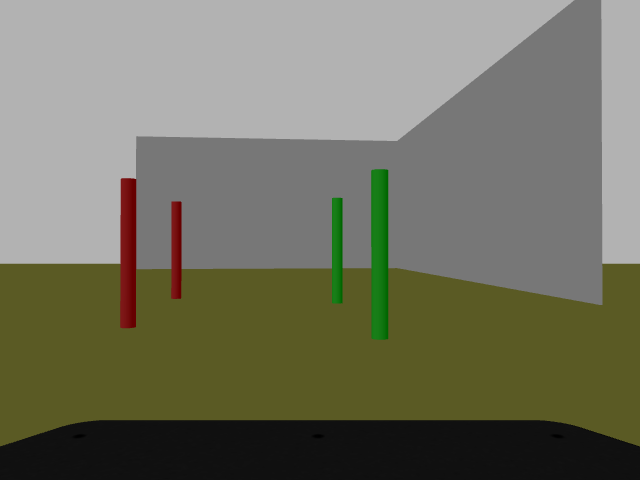
#> input picture Data/capture4.png, 640 x 480 px
$ python LAR_robot.py
#> lines starting #> are read from the running program, lines starting #| are printed output that depends on the picture; after the words box and inside, x2 and y2 are one past the last pixel; in counts of white or black regions, pixels touching at a corner belong together
import cv2
import math
import numpy as np
robot_position = [0, 0, 0]
K_RGB = np.array([[554.25469119, 0, 320.5],
 [  0, 554.25469119, 240.5],
 [  0, 0, 1]])

class Bannister:
    def __init__(self, color, x, y, z, standing):
        self.color = color
        self.x = x
        self.y = y
        self.z = z
        self.standing = standing
    def __str__(self):      # for printing
        stand = "standing"if self.standing else "fallen"
        return "position: [{:.3}, {:.3}, {:.3}]".format(self.x, self.y, self.z) + ", color: '" + self.color + "', state: " + stand
    def __lt__(self, other): # for comparing two nodes
        return  self.distance() > other.distance()
    def distance(self):
        return math.sqrt(pow((self.x - robot_position[0]),2) + pow((self.y - robot_position[1]),2) + pow((self.z - robot_position[2]),2))

def distance_from_rgb(x, y, w , h):
    # code from LAR laboratory
    u1_homogeneous = np.array([(y+h)/2, x, 1])
    u2_homogeneous = np.array([(y+h)/2, x+w , 1])
    x1 = np.linalg.inv(K_RGB) @ u1_homogeneous
    x2 = np.linalg.inv(K_RGB) @ u2_homogeneous
    cos_alpha = np.dot(x1, x2) / (np.linalg.norm(x1) * np.linalg.norm(x2))
    alpha = np.arccos(cos_alpha)
    return 0.025 / np.sin(alpha / 2)

def real_position(x, y, z):
    u_mid_homogeneous = np.array([y, x, 1])
    return np.linalg.inv(K_RGB) @ u_mid_homogeneous * z

# [4 lines of commented-out code are left out]
img = cv2.imread("../Data/capture4.png")
#> img is the input picture: shape (480, 640, 3); mean B, G, R 97.1, 114.9, 114.6
HSV = cv2.cvtColor(img, cv2.COLOR_BGR2HSV)
#> HSV: shape (480, 640, 3); mean H, S, V 10, 52, 116

# robot.get_depth_image()
depth = np.full((640, 480), None) #for depth information use the line above

color_min = [(0, 35, 25), (49, 30, 25), (107, 30, 25)] # for R, G, B in format (h_min, s_min, v_min)
color_max = [(15, 255, 255), (77, 255, 255), (135, 255, 255)] # for R, G, B in format (h_max, s_max, v_max)

imgContour = img.copy()  # for debug
bannisters = []

for i in range(3):
    color = "Red"
    if i == 1: color = "Green"
    elif i == 2: color = "Blue"
    frame_threshold = cv2.inRange(HSV, color_min[i], color_max[i])
    contours, hierarchy = cv2.findContours(frame_threshold, cv2.RETR_EXTERNAL, cv2.CHAIN_APPROX_NONE)
    for cnt in contours:
        area = cv2.contourArea(cnt)
        if area < 500:
            continue
        x, y, w, h = cv2.boundingRect(cnt)
        approx = cv2.approxPolyDP(cnt, 0.02 * cv2.arcLength(cnt, True), True)
        if len(approx) > 4: # not a square
            cv2.drawContours(imgContour, cnt, -1, (0, 0, 255), 2)
            continue
        standing = True
        if float(h) / w > 8: #standing Bannister
            imgContour = cv2.drawContours(imgContour, cnt, -1, (255, 0, 0), 2)
            imgContour = cv2.putText(imgContour, color, (x, y - 3), cv2.FONT_HERSHEY_COMPLEX, 0.4, (0, 0, 0), 1)
        elif float(w) / h > 8: # Bannister on the floor
            cv2.drawContours(imgContour, cnt, -1, (0, 0, 255), 2)
            standing = False
        else:
            print(float(h) / w)
            print("Invalid ratio")
            continue
        mid = (int(x + w / 2), int(y + h / 2))
        z = depth[mid[0], mid[1]]
        if z is None:
            z = distance_from_rgb(x, y, w, h)
        b_x, b_y, b_z = real_position(mid[0], mid[1], z)
        new = Bannister(color, b_x, b_y, b_z, standing)
        bannisters.append(new)
#> this loop made 3 passes
#> pass 1, `frame_threshold = cv2.inRange(HSV, color_min[i], color_max[i])`:
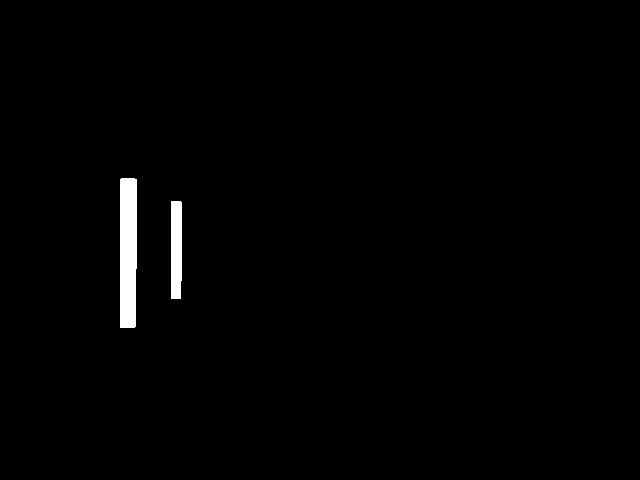
#> frame_threshold: shape (480, 640); 1.2% white; 2 white regions, box (x1, y1, x2, y2) and area: (120, 178, 137, 328) 2487, (171, 201, 182, 299) 1059
#> pass 2, `frame_threshold = cv2.inRange(HSV, color_min[i], color_max[i])`:
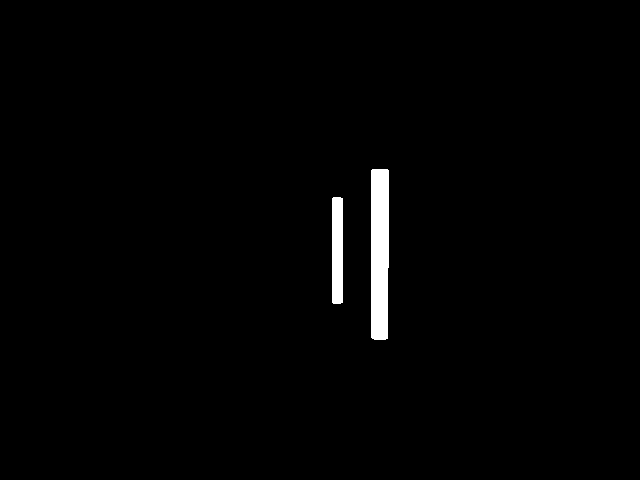
#> frame_threshold: shape (480, 640); 1.4% white; 2 white regions, box (x1, y1, x2, y2) and area: (371, 169, 389, 340) 2998, (332, 197, 343, 304) 1171
#> after the loop:
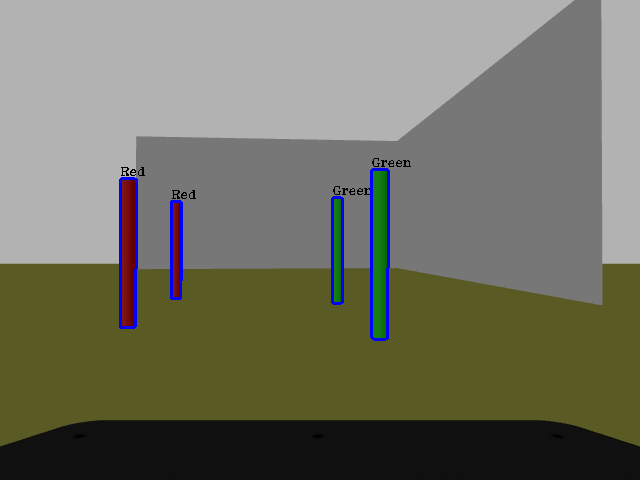
#> imgContour: shape (480, 640, 3); 1.24% of pixels changed, all inside (x1, y1, x2, y2) = (119, 158, 411, 341)
#> after the loop, bannisters = 4 items

#out = cv2.connectedComponentsWithStats(frame_threshold)

cv2.imshow("Image", img) #show the image on screen
#cv2.imshow("Image threshold", frame_threshold) #show the image on screen
cv2.imshow("Image contours", imgContour) #show the image on screen
for b in bannisters:
    print(b)
#> this loop made 4 passes
#| position: [-0.339, -0.311, 2.67], color: 'Red', state: standing
#| position: [-0.214, -0.357, 1.76], color: 'Red', state: standing
#| position: [-0.344, 0.471, 2.71], color: 'Green', state: standing
#| position: [-0.203, 0.425, 1.69], color: 'Green', state: standing
cv2.waitKey(0)

$ run again, with Data/capture2.png copied over Data/capture4.png
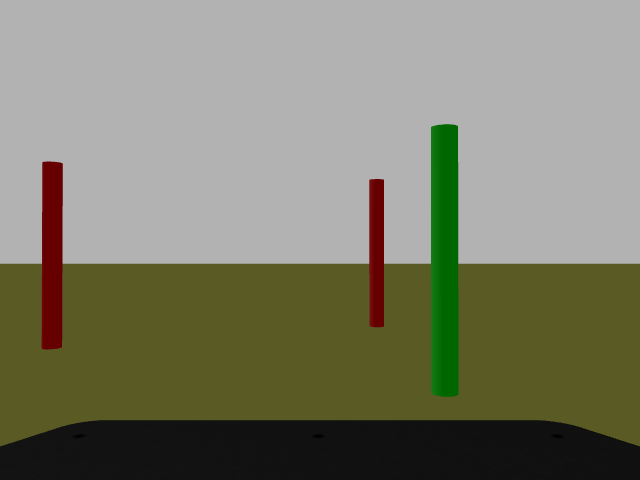
#> input picture Data/capture2.png, 640 x 480 px
#> img is the input picture: shape (480, 640, 3); mean B, G, R 107.1, 126.4, 126
#> HSV: shape (480, 640, 3); mean H, S, V 10.9, 58.7, 128.4
#> the loop `for i in range(3):` made 3 passes
#> pass 1, `frame_threshold = cv2.inRange(HSV, color_min[i], color_max[i])`:
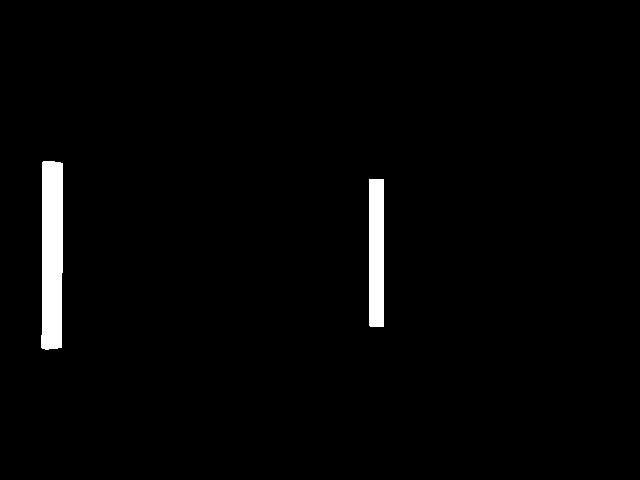
#> frame_threshold: shape (480, 640); 2% white; 2 white regions, box (x1, y1, x2, y2) and area: (41, 161, 63, 350) 3874, (369, 179, 384, 327) 2219
#> after the loop `for i in range(3):`:
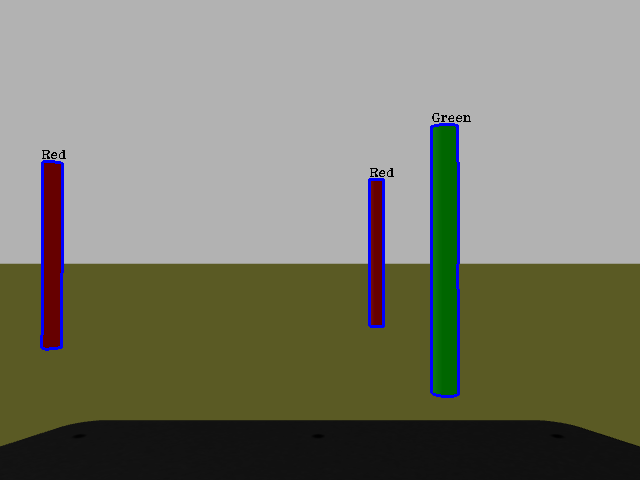
#> imgContour: shape (480, 640, 3); 1.38% of pixels changed, all inside (x1, y1, x2, y2) = (40, 113, 471, 398)
#> after the loop `for i in range(3):`: bannisters = 3 items
#> the loop `for b in bannisters:` made 3 passes
#| position: [-0.247, 0.496, 2.03], color: 'Red', state: standing
#| position: [-0.171, -0.491, 1.44], color: 'Red', state: standing
#| position: [-0.125, 0.423, 1.15], color: 'Green', state: standing

$ run again, with Data/capture3.png copied over Data/capture4.png
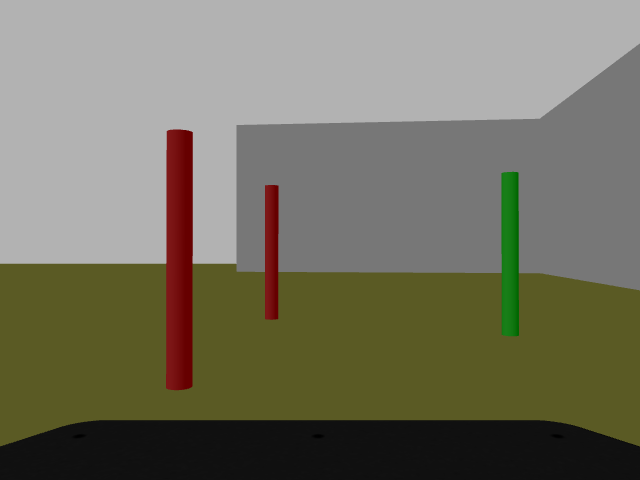
#> input picture Data/capture3.png, 640 x 480 px
#> img is the input picture: shape (480, 640, 3); mean B, G, R 97.8, 115.1, 117
#> HSV: shape (480, 640, 3); mean H, S, V 9.7, 54.9, 117.9
#> the loop `for i in range(3):` made 3 passes
#> pass 1, `frame_threshold = cv2.inRange(HSV, color_min[i], color_max[i])`:
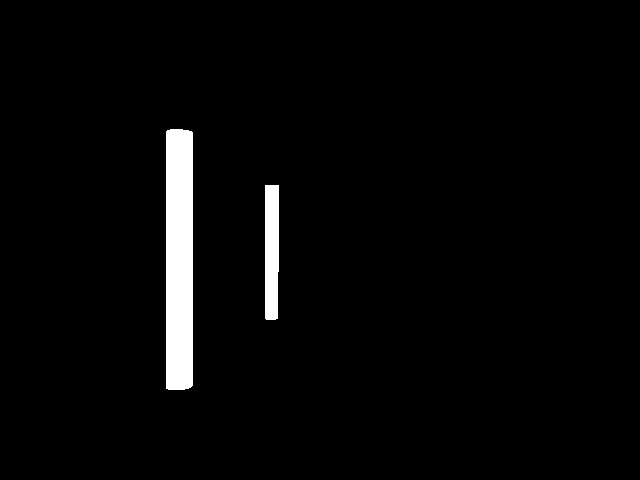
#> frame_threshold: shape (480, 640); 2.9% white; 2 white regions, box (x1, y1, x2, y2) and area: (166, 129, 193, 390) 7010, (265, 185, 279, 320) 1839
#> after the loop `for i in range(3):`:
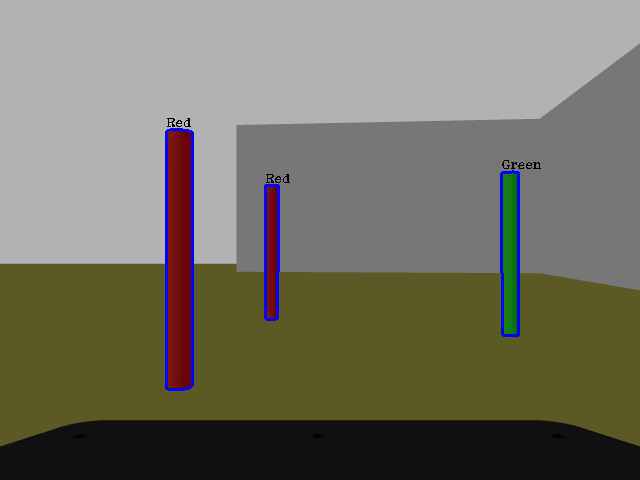
#> imgContour: shape (480, 640, 3); 1.28% of pixels changed, all inside (x1, y1, x2, y2) = (165, 118, 541, 391)
#> after the loop `for i in range(3):`: bannisters = 3 items
#> the loop `for b in bannisters:` made 3 passes
#| position: [-0.255, 0.117, 2.07], color: 'Red', state: standing
#| position: [-0.118, -0.118, 1.06], color: 'Red', state: standing
#| position: [-0.237, 0.947, 1.95], color: 'Green', state: standing
